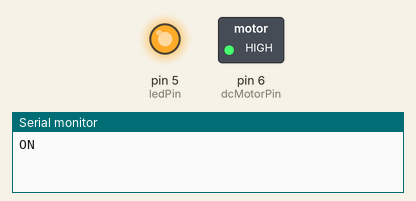
Simulated run of this sketch. Board: Arduino Uno, built with avr-gcc and run on an emulated ATmega328P. Parts: switched loads named in the sketch (green lamp = pin HIGH), output pins drawn as LEDs (lit = HIGH), the last lines printed to the serial monitor.

Above: at 0.5 s.
At 3.5 s:
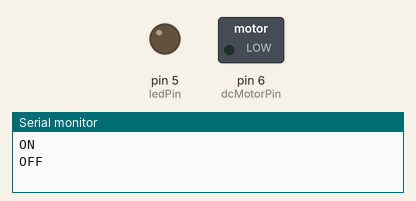
Timing chart, 0 to 7.8 s (numbered marks = the images above):
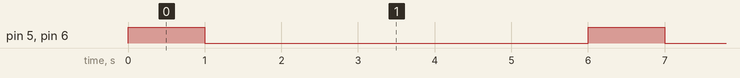

Measured:
- by itself, pin 5 (ledPin), pin 6 (dcMotorPin): alternates HIGH for 1.0 s and LOW for 5.0 s

The sketch:

DC_motor.ino
```cpp
int dcMotorPin = 6;
int ledPin = 5;
void setup() {
  pinMode(dcMotorPin, OUTPUT);
  pinMode(ledPin, OUTPUT);
  Serial.begin(9600);
}

void loop() {
   digitalWrite(dcMotorPin, HIGH);
   digitalWrite(ledPin, HIGH);
   Serial.println("ON");
   delay(1000);
   digitalWrite(dcMotorPin, LOW);
   digitalWrite(ledPin, LOW);
   Serial.println("OFF");
   delay(5000);
}
```
